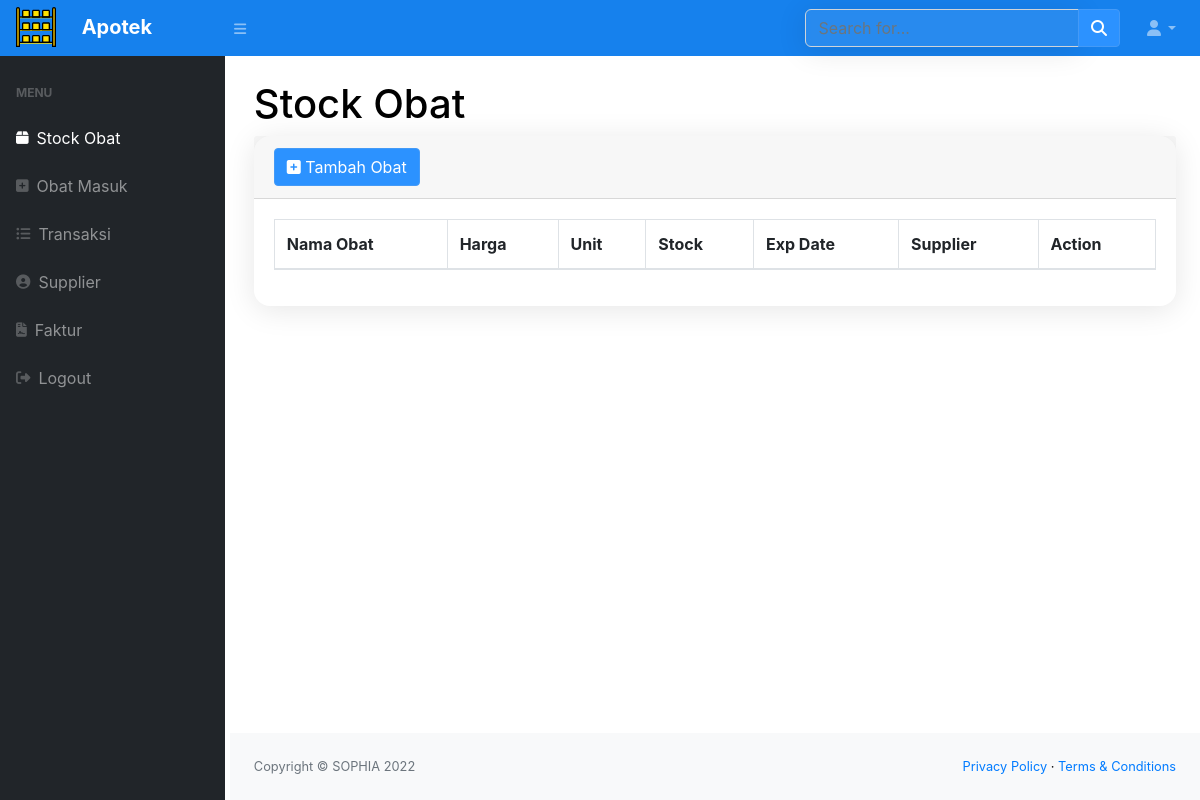
The app's page /index.php (signed in), older data.
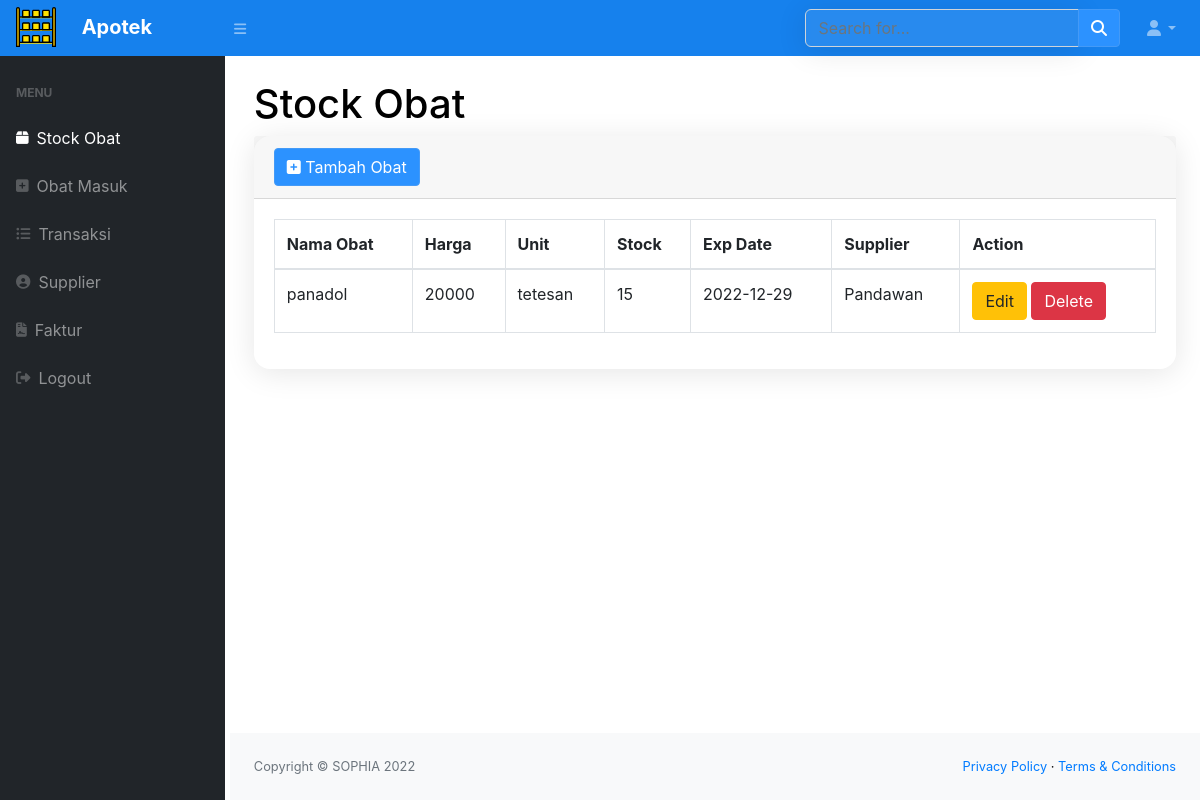
The same page, newer data.
### tables this page shows
CREATE TABLE `stock` (
  `idobat` int(11) NOT NULL,
  `merek_dagang` varchar(50) NOT NULL,
  `harga` int(11) NOT NULL,
  `satuan` enum('item','tablet','kapsul','tetesan','suppositori','hirup') NOT NULL,
  `exp_date` date NOT NULL,
  `stock` int(11) NOT NULL,
  `supplier` int(11) NOT NULL
);

CREATE TABLE `supplier` (
  `idsup` int(11) NOT NULL,
  `nama_supplier` varchar(100) NOT NULL,
  `alamat` varchar(100) DEFAULT NULL,
  `no_telp` varchar(20) DEFAULT NULL
);

### index.php (the view, shortened to what this page needs)
<?php
require 'function.php';
include 'head.php';
?>
    <body class="sb-nav-fixed">
        <?php include 'nav.php'?>;
            <div id="layoutSidenav_content">
                <main>
                    <div class="container-fluid">
                        <h1 class="mt-4">Stock Obat</h1>
                        <div class="card mb-4">
                            <div class="card-header">
                            <button type="button" class="btn btn-primary" data-toggle="modal" data-target="#myModal">
                                <i class="fa fa-plus-square"></i> Tambah Obat
                                </button>
                            </div>
                            <div class="card-body">
                                <div class="table-responsive">
                                    <table class="table table-bordered" id="dataTable" width="100%" cellspacing="0">
                                        <thead>
                                            <tr>
                                                <th>Nama Obat</th>
                                                <th>Harga</th>
                                                <th>Unit</th>
                                                <th>Stock</th>
                                                <th>Exp Date</th>
                                                <th>Supplier</th>
                                                <th>Action</th>
                                            </tr>
                                        </thead>
                                        <tbody>
                                            <?php
                                                $ambilsemuadatastock = mysqli_query($conn,"SELECT * from stock");
                                                while($data=mysqli_fetch_array($ambilsemuadatastock)){
                                                    $ambildatasupplier = mysqli_query($conn, "SELECT * FROM supplier p, stock s where s.supplier = p.idsup");
                                                    $data1 = mysqli_fetch_array($ambildatasupplier);
                                                    $idbarang = $data['idobat'];
                                                    $namabarang = $data['merek_dagang'];
                                                    $harga = $data['harga'];
                                                    $satuan = $data['satuan'];
                                                    $stock = $data['stock'];
                                                    $exp_date = $data['exp_date'];
                                                    $supplier = $data1['nama_supplier'];
                                            ?>
                                                <tr>
                                                    <td><?=$namabarang?></td>
                                                    <td><?=$harga?></td>
                                                    <td><?=$satuan?></td>
                                                    <td><?=$stock?></td>
                                                    <td><?=$exp_date?></td>
                                                    <td><?=$supplier?></td>
                                                    <td><button type="button" class="btn btn-warning" data-toggle="modal" data-target="#edit<?=$idbarang;?>">Edit</button>
                                                    <button type="button" class="btn btn-danger" data-toggle="modal" data-target="#delete<?=$idbarang;?>">Delete</button>
                                                    </td>
                                                </tr>
                                            <?php
                                                };
                                            ?>
                                        </tbody>
                                    </table>
                                </div>
                            </div>
                        </div>
                    </div>
                </main>
                <footer class="py-4 bg-light mt-auto">
                    <div class="container-fluid">
                        <div class="d-flex align-items-center justify-content-between small">
                            <div class="text-muted">Copyright &copy; SOPHIA 2022</div>
                            <div>
                                <a href="#">Privacy Policy</a>
                                &middot;
                                <a href="#">Terms &amp; Conditions</a>
                            </div>
                        </div>
                    </div>
                </footer>
            </div>
        </div>
    </body>
</html>

### head.php (shortened to what this page needs)
<!DOCTYPE html>
<html lang="en">
    <head>
        <link href="css/styles.css" rel="stylesheet" />
        <link href="https://cdn.datatables.net/1.10.20/css/dataTables.bootstrap4.min.css" rel="stylesheet" />
        <link href="css/styles.css" rel="stylesheet" />
    </head>

### nav.php (shortened to what this page needs)
<nav class="sb-topnav navbar navbar-expand navbar-dark bg-dark">
            <a class="navbar-brand" href="index.php">
                <img style="margin-top:-3px;margin-right:20px;width: 40px;height: 40px;" src="assets/img/logo.svg" alt="Logo">
                <span style="font-size:20px;font-weight:bold;">Apotek</span></a>
            <button class="btn btn-link btn-sm order-1 order-lg-0" id="sidebarToggle" href="#"><i class="fas fa-bars"></i></button>
            <form class="d-none d-md-inline-block form-inline ml-auto mr-0 mr-md-3 my-2 my-md-0">
                <div class="input-group">
                    <input class="form-control" type="text" placeholder="Search for..." aria-label="Search" aria-describedby="basic-addon2" />
                    <div class="input-group-append">
                        <button class="btn btn-primary" type="button"><i class="fas fa-search"></i></button>
                    </div>
                </div>
            </form>
            <ul class="navbar-nav ml-auto ml-md-0">
                <li class="nav-item dropdown">
                    <a class="nav-link dropdown-toggle" id="userDropdown" href="#" role="button" data-toggle="dropdown" aria-haspopup="true" aria-expanded="false"><i class="fas fa-user fa-fw"></i></a>
                </li>
            </ul>
        </nav>
        <div id="layoutSidenav">
            <div id="layoutSidenav_nav">
                <nav class="sb-sidenav accordion sb-sidenav-dark" id="sidenavAccordion">
                    <div class="sb-sidenav-menu">
                        <div class="nav">
                            <div class="sb-sidenav-menu-heading">Menu</div>
                            <a class="nav-link" href="index.php">
                                <div class="sb-nav-link-icon"><i class="fa-solid fa-box"></i></div>
                                Stock Obat
                            </a>
                            <a class="nav-link" href="masuk.php">
                                <div class="sb-nav-link-icon"><i class="fa fa-plus-square"></i></div>
                                Obat Masuk
                            </a>
                            <a class="nav-link" href="keluar.php">
                                <div class="sb-nav-link-icon"><i class="fas fa-list-ul"></i></div>
                                Transaksi
                            </a>
                            <a class="nav-link" href="supplier.php">
                                <div class="sb-nav-link-icon"><i class="fas fa-user-circle"></i></div>
                                Supplier
                            </a>
                            <a class="nav-link" href="faktur.php">
                                <div class="sb-nav-link-icon"><i class="fas fa-file-contract"></i></div>
                                Faktur
                            </a>
                            <a class="nav-link" href="logout.php">
                                <div class="sb-nav-link-icon"><i class="fa-solid fa-right-from-bracket"></i></div>
                                Logout
                            </a>
                </nav>
            </div>

Row changes from the older to the newer data that the page shows:
added stock: merek_dagang "panadol", harga "20000", satuan "tetesan", stock "15", exp_date "2022-12-29", supplier.nama_supplier "Pandawan"
